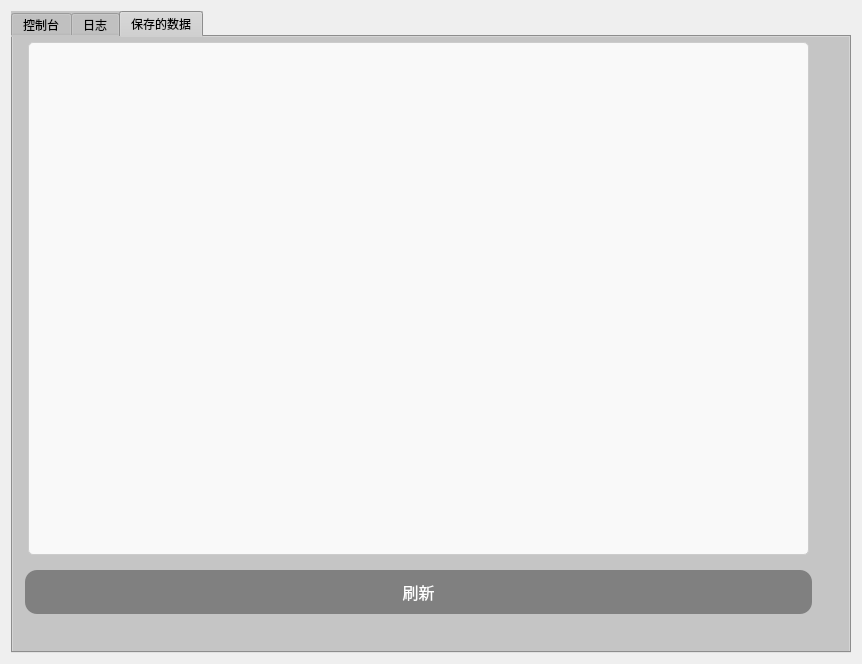
<?xml version="1.0" encoding="UTF-8"?>
<ui version="4.0">
 <class>Form</class>
 <widget class="QWidget" name="Form">
  <property name="geometry">
   <rect>
    <x>0</x>
    <y>0</y>
    <width>862</width>
    <height>664</height>
   </rect>
  </property>
  <property name="baseSize">
   <size>
    <width>0</width>
    <height>0</height>
   </size>
  </property>
  <property name="windowTitle">
   <string>Form</string>
  </property>
  <layout class="QGridLayout" name="gridLayout_4">
   <item row="0" column="0">
    <widget class="QTabWidget" name="tabWidget">
     <property name="styleSheet">
      <string notr="true">background-color: rgb(197, 197, 197);
</string>
     </property>
     <property name="currentIndex">
      <number>2</number>
     </property>
     <widget class="QWidget" name="widget">
      <attribute name="title">
       <string>控制台</string>
      </attribute>
      <layout class="QGridLayout" name="gridLayout_3">
       <item row="0" column="0">
        <layout class="QGridLayout" name="gridLayout">
         <item row="2" column="3" colspan="3">
          <widget class="QPushButton" name="link_button">
           <property name="styleSheet">
            <string notr="true">QPushButton {
    background-color: gray;
    color: white;  /* 白色文字 */
    border: none;  /* 无边框 */
    padding: 10px 20px;  /* 内边距 */
    text-align: center;  /* 文字居中 */
    font-size: 16px;  /* 字体大小 */
    margin: 4px 2px;  /* 外边距 */
    border-radius: 12px;  /* 圆角 */
}
QPushButton:hover {
    background-color: white;  /* 鼠标悬停时背景变为白色 */
    color: black;  /* 鼠标悬停时文字变为黑色 */
    border: 2px solid black;  /* 鼠标悬停时边框 */
}</string>
           </property>
           <property name="text">
            <string>连接</string>
           </property>
          </widget>
         </item>
         <item row="0" column="2">
          <widget class="QLabel" name="label_5">
           <property name="styleSheet">
            <string notr="true">
    font-size: 16px;  /* 字体大小 */
    color: #333;  /* 文字颜色 */</string>
           </property>
           <property name="text">
            <string>地址：</string>
           </property>
          </widget>
         </item>
         <item row="1" column="0">
          <widget class="QLabel" name="label_2">
           <property name="styleSheet">
            <string notr="true">
    font-size: 16px;  /* 字体大小 */
    color: #333;  /* 文字颜色 */</string>
           </property>
           <property name="text">
            <string>当前气压：</string>
           </property>
          </widget>
         </item>
         <item row="4" column="0">
          <widget class="QLabel" name="label_4">
           <property name="styleSheet">
            <string notr="true">
    font-size: 16px;  /* 字体大小 */
    color: #333;  /* 文字颜色 */</string>
           </property>
           <property name="text">
            <string>监控</string>
           </property>
          </widget>
         </item>
         <item row="2" column="0">
          <widget class="QLabel" name="label_3">
           <property name="styleSheet">
            <string notr="true">
    font-size: 16px;  /* 字体大小 */
    color: #333;  /* 文字颜色 */</string>
           </property>
           <property name="text">
            <string>当前深度：</string>
           </property>
          </widget>
         </item>
         <item row="0" column="1">
          <widget class="QLineEdit" name="temp_label">
           <property name="styleSheet">
            <string notr="true">    font-size: 18px;  /* 字体大小 */
    color: black;  /* 文字颜色 */
    text-align: center;
    margin: 5px;  /* 外边距 */
    color: #333;  /* 文字颜色 */
    background-color: #e0e0e0;  /* 背景颜色 */
    padding: 10px;  /* 内边距 */
    border-radius: 5px;  /* 圆角 */
  max-width: 200px;
    margin: 5px;  /* 外边距 */</string>
           </property>
          </widget>
         </item>
         <item row="2" column="1">
          <widget class="QLineEdit" name="depth_label">
           <property name="styleSheet">
            <string notr="true">    font-size: 18px;  /* 字体大小 */
    color: black;  /* 文字颜色 */
    text-align: center;
    margin: 5px;  /* 外边距 */
    color: #333;  /* 文字颜色 */
    background-color: #e0e0e0;  /* 背景颜色 */
    padding: 10px;  /* 内边距 */
max-width: 200px;
    border-radius: 5px;  /* 圆角 */
    margin: 5px;  /* 外边距 */</string>
           </property>
          </widget>
         </item>
         <item row="5" column="0" colspan="6">
          <widget class="QTextEdit" name="log_display">
           <property name="styleSheet">
            <string notr="true">QTextEdit {
    text-align: center;
    font-size: 16px;  /* 字体大小 */
    color: #333;  /* 文字颜色 */
    background-color: #f9f9f9;  /* 背景颜色 */
    border: 1px solid #ccc;  /* 边框 */
    padding: 10px;  /* 内边距 */
    border-radius: 5px;  /* 圆角 */
    margin: 5px;  /* 外边距 */
}</string>
           </property>
          </widget>
         </item>
         <item row="1" column="3" colspan="3">
          <widget class="QLineEdit" name="port">
           <property name="styleSheet">
            <string notr="true">    font-size: 18px;  /* 字体大小 */
    color: black;  /* 文字颜色 */
    text-align: center;
    margin: 5px;  /* 外边距 */
    color: #333;  /* 文字颜色 */
    background-color: #e0e0e0;  /* 背景颜色 */
    padding: 10px;  /* 内边距 */
    border-radius: 5px;  /* 圆角 */
    margin: 5px;  /* 外边距 */</string>
           </property>
          </widget>
         </item>
         <item row="0" column="0">
          <widget class="QLabel" name="label">
           <property name="styleSheet">
            <string notr="true">
    font-size: 16px;  /* 字体大小 */
    color: #333;  /* 文字颜色 */</string>
           </property>
           <property name="text">
            <string>当前温度：</string>
           </property>
          </widget>
         </item>
         <item row="1" column="1">
          <widget class="QLineEdit" name="pressure_label">
           <property name="styleSheet">
            <string notr="true">    font-size: 18px;  /* 字体大小 */
    color: black;  /* 文字颜色 */
    text-align: center;
    margin: 5px;  /* 外边距 */
    color: #333;  /* 文字颜色 */
    background-color: #e0e0e0;  /* 背景颜色 */
    padding: 10px;  /* 内边距 */
    border-radius: 5px;  /* 圆角 */
  max-width: 200px;
    margin: 5px;  /* 外边距 */</string>
           </property>
          </widget>
         </item>
         <item row="6" column="0" colspan="6">
          <widget class="QPushButton" name="submit_data_button">
           <property name="styleSheet">
            <string notr="true">QPushButton {
    background-color: gray;
    color: white;  /* 白色文字 */
    border: none;  /* 无边框 */
    padding: 10px 20px;  /* 内边距 */
    text-align: center;  /* 文字居中 */
    font-size: 16px;  /* 字体大小 */
    margin: 4px 2px;  /* 外边距 */
    border-radius: 12px;  /* 圆角 */
}

QPushButton:hover {
    background-color: white;  /* 鼠标悬停时背景变为白色 */
    color: black;  /* 鼠标悬停时文字变为黑色 */
    border: 2px solid black;  /* 鼠标悬停时边框 */
}</string>
           </property>
           <property name="text">
            <string>保存数据</string>
           </property>
          </widget>
         </item>
         <item row="1" column="2">
          <widget class="QLabel" name="label_6">
           <property name="styleSheet">
            <string notr="true">
    font-size: 16px;  /* 字体大小 */
    color: #333;  /* 文字颜色 */</string>
           </property>
           <property name="text">
            <string>端口：</string>
           </property>
          </widget>
         </item>
         <item row="0" column="3" colspan="3">
          <widget class="QLineEdit" name="broker">
           <property name="styleSheet">
            <string notr="true">    font-size: 18px;  /* 字体大小 */
    color: black;  /* 文字颜色 */
    text-align: center;
    margin: 5px;  /* 外边距 */
    color: #333;  /* 文字颜色 */
    background-color: #e0e0e0;  /* 背景颜色 */
    padding: 10px;  /* 内边距 */
    border-radius: 5px;  /* 圆角 */
    margin: 5px;  /* 外边距 */</string>
           </property>
          </widget>
         </item>
         <item row="3" column="2">
          <widget class="QLabel" name="label_7">
           <property name="styleSheet">
            <string notr="true">
    font-size: 16px;  /* 字体大小 */
    color: #333;  /* 文字颜色 */</string>
           </property>
           <property name="text">
            <string>控制：</string>
           </property>
          </widget>
         </item>
         <item row="4" column="2">
          <widget class="QPushButton" name="left_button">
           <property name="baseSize">
            <size>
             <width>0</width>
             <height>0</height>
            </size>
           </property>
           <property name="styleSheet">
            <string notr="true">QPushButton {
    background-color: gray;
    color: white;  /* 白色文字 */
    border: none;  /* 无边框 */
    padding: 10px 20px;  /* 内边距 */
    text-align: center;  /* 文字居中 */
    font-size: 16px;  /* 字体大小 */
    margin: 4px 2px;  /* 外边距 */
    border-radius: 12px;  /* 圆角 */
}

QPushButton:hover {
    background-color: white;  /* 鼠标悬停时背景变为白色 */
    color: black;  /* 鼠标悬停时文字变为黑色 */
    border: 2px solid black;  /* 鼠标悬停时边框 */
}</string>
           </property>
           <property name="text">
            <string>A</string>
           </property>
          </widget>
         </item>
         <item row="4" column="3">
          <widget class="QPushButton" name="backward_button">
           <property name="baseSize">
            <size>
             <width>0</width>
             <height>0</height>
            </size>
           </property>
           <property name="styleSheet">
            <string notr="true">QPushButton {
    background-color: gray;
    color: white;  /* 白色文字 */
    border: none;  /* 无边框 */
    padding: 10px 20px;  /* 内边距 */
    text-align: center;  /* 文字居中 */
    font-size: 16px;  /* 字体大小 */
    margin: 4px 2px;  /* 外边距 */
    border-radius: 12px;  /* 圆角 */
}

QPushButton:hover {
    background-color: white;  /* 鼠标悬停时背景变为白色 */
    color: black;  /* 鼠标悬停时文字变为黑色 */
    border: 2px solid black;  /* 鼠标悬停时边框 */
}</string>
           </property>
           <property name="text">
            <string>S</string>
           </property>
          </widget>
         </item>
         <item row="3" column="3">
          <widget class="QPushButton" name="forward_button">
           <property name="styleSheet">
            <string notr="true">QPushButton {
    background-color: gray;
    color: white;  /* 白色文字 */
    border: none;  /* 无边框 */
    padding: 10px 20px;  /* 内边距 */
    text-align: center;  /* 文字居中 */
    font-size: 16px;  /* 字体大小 */
    margin: 4px 2px;  /* 外边距 */
    border-radius: 12px;  /* 圆角 */
}

QPushButton:hover {
    background-color: white;  /* 鼠标悬停时背景变为白色 */
    color: black;  /* 鼠标悬停时文字变为黑色 */
    border: 2px solid black;  /* 鼠标悬停时边框 */
}</string>
           </property>
           <property name="text">
            <string>W</string>
           </property>
          </widget>
         </item>
         <item row="4" column="4">
          <widget class="QPushButton" name="right_button">
           <property name="baseSize">
            <size>
             <width>0</width>
             <height>0</height>
            </size>
           </property>
           <property name="styleSheet">
            <string notr="true">QPushButton {
    background-color: gray;
    color: white;  /* 白色文字 */
    border: none;  /* 无边框 */
    padding: 10px 20px;  /* 内边距 */
    text-align: center;  /* 文字居中 */
    font-size: 16px;  /* 字体大小 */
    margin: 4px 2px;  /* 外边距 */
    border-radius: 12px;  /* 圆角 */
}

QPushButton:hover {
    background-color: white;  /* 鼠标悬停时背景变为白色 */
    color: black;  /* 鼠标悬停时文字变为黑色 */
    border: 2px solid black;  /* 鼠标悬停时边框 */
}</string>
           </property>
           <property name="text">
            <string>D</string>
           </property>
          </widget>
         </item>
        </layout>
       </item>
      </layout>
     </widget>
     <widget class="QWidget" name="tab_4">
      <attribute name="title">
       <string>日志</string>
      </attribute>
      <widget class="QWidget" name="layoutWidget">
       <property name="geometry">
        <rect>
         <x>5</x>
         <y>1</y>
         <width>791</width>
         <height>581</height>
        </rect>
       </property>
       <layout class="QFormLayout" name="formLayout">
        <item row="0" column="0" colspan="2">
         <widget class="QTextEdit" name="db_log_display">
          <property name="styleSheet">
           <string notr="true">QTextEdit {
    text-align: center;
    font-size: 16px;  /* 字体大小 */
    color: #333;  /* 文字颜色 */
    background-color: #f9f9f9;  /* 背景颜色 */
    border: 1px solid #ccc;  /* 边框 */
    padding: 10px;  /* 内边距 */
    border-radius: 5px;  /* 圆角 */
    margin: 5px;  /* 外边距 */
}</string>
          </property>
         </widget>
        </item>
        <item row="1" column="1">
         <widget class="QPushButton" name="refresh_log_button">
          <property name="styleSheet">
           <string notr="true">QPushButton {
    background-color: gray;
    color: white;  /* 白色文字 */
    border: none;  /* 无边框 */
    padding: 10px 20px;  /* 内边距 */
    text-align: center;  /* 文字居中 */
    font-size: 16px;  /* 字体大小 */
    margin: 4px 2px;  /* 外边距 */
    border-radius: 12px;  /* 圆角 */
}

QPushButton:hover {
    background-color: white;  /* 鼠标悬停时背景变为白色 */
    color: black;  /* 鼠标悬停时文字变为黑色 */
    border: 2px solid black;  /* 鼠标悬停时边框 */
}</string>
          </property>
          <property name="text">
           <string>刷新</string>
          </property>
         </widget>
        </item>
       </layout>
      </widget>
     </widget>
     <widget class="QWidget" name="tab">
      <attribute name="title">
       <string>保存的数据</string>
      </attribute>
      <widget class="QWidget" name="layoutWidget">
       <property name="geometry">
        <rect>
         <x>10</x>
         <y>0</y>
         <width>791</width>
         <height>581</height>
        </rect>
       </property>
       <layout class="QGridLayout" name="gridLayout_2">
        <item row="0" column="0">
         <widget class="QTextEdit" name="db_save_display">
          <property name="styleSheet">
           <string notr="true">QTextEdit {
    text-align: center;
    font-size: 16px;  /* 字体大小 */
    color: #333;  /* 文字颜色 */
    background-color: #f9f9f9;  /* 背景颜色 */
    border: 1px solid #ccc;  /* 边框 */
    padding: 10px;  /* 内边距 */
    border-radius: 5px;  /* 圆角 */
    margin: 5px;  /* 外边距 */
}</string>
          </property>
         </widget>
        </item>
        <item row="1" column="0">
         <widget class="QPushButton" name="refresh_save_button">
          <property name="styleSheet">
           <string notr="true">QPushButton {
    background-color: gray;
    color: white;  /* 白色文字 */
    border: none;  /* 无边框 */
    padding: 10px 20px;  /* 内边距 */
    text-align: center;  /* 文字居中 */
    font-size: 16px;  /* 字体大小 */
    margin: 4px 2px;  /* 外边距 */
    border-radius: 12px;  /* 圆角 */
}

QPushButton:hover {
    background-color: white;  /* 鼠标悬停时背景变为白色 */
    color: black;  /* 鼠标悬停时文字变为黑色 */
    border: 2px solid black;  /* 鼠标悬停时边框 */
}</string>
          </property>
          <property name="text">
           <string>刷新</string>
          </property>
         </widget>
        </item>
       </layout>
      </widget>
     </widget>
    </widget>
   </item>
  </layout>
 </widget>
 <resources/>
 <connections/>
</ui>
